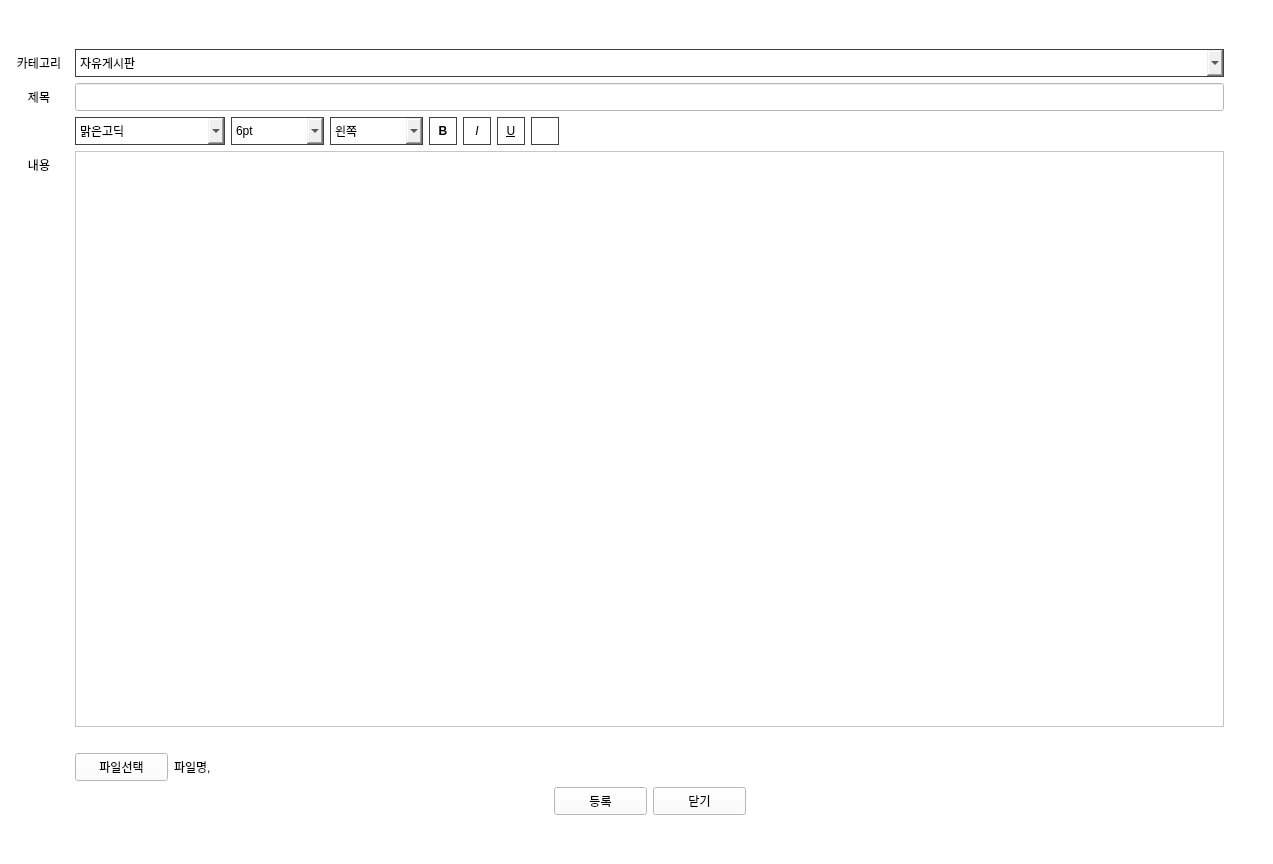
<?xml version="1.0" encoding="UTF-8"?>
<ui version="4.0">
 <class>MainWindow</class>
 <widget class="QMainWindow" name="MainWindow">
  <property name="geometry">
   <rect>
    <x>0</x>
    <y>0</y>
    <width>1273</width>
    <height>864</height>
   </rect>
  </property>
  <property name="palette">
   <palette>
    <active>
     <colorrole role="WindowText">
      <brush brushstyle="SolidPattern">
       <color alpha="255">
        <red>0</red>
        <green>0</green>
        <blue>0</blue>
       </color>
      </brush>
     </colorrole>
     <colorrole role="Button">
      <brush brushstyle="SolidPattern">
       <color alpha="255">
        <red>255</red>
        <green>255</green>
        <blue>255</blue>
       </color>
      </brush>
     </colorrole>
     <colorrole role="Light">
      <brush brushstyle="SolidPattern">
       <color alpha="255">
        <red>255</red>
        <green>255</green>
        <blue>255</blue>
       </color>
      </brush>
     </colorrole>
     <colorrole role="Midlight">
      <brush brushstyle="SolidPattern">
       <color alpha="255">
        <red>255</red>
        <green>255</green>
        <blue>255</blue>
       </color>
      </brush>
     </colorrole>
     <colorrole role="Dark">
      <brush brushstyle="SolidPattern">
       <color alpha="255">
        <red>127</red>
        <green>127</green>
        <blue>127</blue>
       </color>
      </brush>
     </colorrole>
     <colorrole role="Mid">
      <brush brushstyle="SolidPattern">
       <color alpha="255">
        <red>170</red>
        <green>170</green>
        <blue>170</blue>
       </color>
      </brush>
     </colorrole>
     <colorrole role="Text">
      <brush brushstyle="SolidPattern">
       <color alpha="255">
        <red>0</red>
        <green>0</green>
        <blue>0</blue>
       </color>
      </brush>
     </colorrole>
     <colorrole role="BrightText">
      <brush brushstyle="SolidPattern">
       <color alpha="255">
        <red>255</red>
        <green>255</green>
        <blue>255</blue>
       </color>
      </brush>
     </colorrole>
     <colorrole role="ButtonText">
      <brush brushstyle="SolidPattern">
       <color alpha="255">
        <red>0</red>
        <green>0</green>
        <blue>0</blue>
       </color>
      </brush>
     </colorrole>
     <colorrole role="Base">
      <brush brushstyle="SolidPattern">
       <color alpha="255">
        <red>255</red>
        <green>255</green>
        <blue>255</blue>
       </color>
      </brush>
     </colorrole>
     <colorrole role="Window">
      <brush brushstyle="SolidPattern">
       <color alpha="255">
        <red>255</red>
        <green>255</green>
        <blue>255</blue>
       </color>
      </brush>
     </colorrole>
     <colorrole role="Shadow">
      <brush brushstyle="SolidPattern">
       <color alpha="255">
        <red>0</red>
        <green>0</green>
        <blue>0</blue>
       </color>
      </brush>
     </colorrole>
     <colorrole role="AlternateBase">
      <brush brushstyle="SolidPattern">
       <color alpha="255">
        <red>255</red>
        <green>255</green>
        <blue>255</blue>
       </color>
      </brush>
     </colorrole>
     <colorrole role="ToolTipBase">
      <brush brushstyle="SolidPattern">
       <color alpha="255">
        <red>255</red>
        <green>255</green>
        <blue>220</blue>
       </color>
      </brush>
     </colorrole>
     <colorrole role="ToolTipText">
      <brush brushstyle="SolidPattern">
       <color alpha="255">
        <red>0</red>
        <green>0</green>
        <blue>0</blue>
       </color>
      </brush>
     </colorrole>
     <colorrole role="PlaceholderText">
      <brush brushstyle="SolidPattern">
       <color alpha="128">
        <red>0</red>
        <green>0</green>
        <blue>0</blue>
       </color>
      </brush>
     </colorrole>
    </active>
    <inactive>
     <colorrole role="WindowText">
      <brush brushstyle="SolidPattern">
       <color alpha="255">
        <red>0</red>
        <green>0</green>
        <blue>0</blue>
       </color>
      </brush>
     </colorrole>
     <colorrole role="Button">
      <brush brushstyle="SolidPattern">
       <color alpha="255">
        <red>255</red>
        <green>255</green>
        <blue>255</blue>
       </color>
      </brush>
     </colorrole>
     <colorrole role="Light">
      <brush brushstyle="SolidPattern">
       <color alpha="255">
        <red>255</red>
        <green>255</green>
        <blue>255</blue>
       </color>
      </brush>
     </colorrole>
     <colorrole role="Midlight">
      <brush brushstyle="SolidPattern">
       <color alpha="255">
        <red>255</red>
        <green>255</green>
        <blue>255</blue>
       </color>
      </brush>
     </colorrole>
     <colorrole role="Dark">
      <brush brushstyle="SolidPattern">
       <color alpha="255">
        <red>127</red>
        <green>127</green>
        <blue>127</blue>
       </color>
      </brush>
     </colorrole>
     <colorrole role="Mid">
      <brush brushstyle="SolidPattern">
       <color alpha="255">
        <red>170</red>
        <green>170</green>
        <blue>170</blue>
       </color>
      </brush>
     </colorrole>
     <colorrole role="Text">
      <brush brushstyle="SolidPattern">
       <color alpha="255">
        <red>0</red>
        <green>0</green>
        <blue>0</blue>
       </color>
      </brush>
     </colorrole>
     <colorrole role="BrightText">
      <brush brushstyle="SolidPattern">
       <color alpha="255">
        <red>255</red>
        <green>255</green>
        <blue>255</blue>
       </color>
      </brush>
     </colorrole>
     <colorrole role="ButtonText">
      <brush brushstyle="SolidPattern">
       <color alpha="255">
        <red>0</red>
        <green>0</green>
        <blue>0</blue>
       </color>
      </brush>
     </colorrole>
     <colorrole role="Base">
      <brush brushstyle="SolidPattern">
       <color alpha="255">
        <red>255</red>
        <green>255</green>
        <blue>255</blue>
       </color>
      </brush>
     </colorrole>
     <colorrole role="Window">
      <brush brushstyle="SolidPattern">
       <color alpha="255">
        <red>255</red>
        <green>255</green>
        <blue>255</blue>
       </color>
      </brush>
     </colorrole>
     <colorrole role="Shadow">
      <brush brushstyle="SolidPattern">
       <color alpha="255">
        <red>0</red>
        <green>0</green>
        <blue>0</blue>
       </color>
      </brush>
     </colorrole>
     <colorrole role="AlternateBase">
      <brush brushstyle="SolidPattern">
       <color alpha="255">
        <red>255</red>
        <green>255</green>
        <blue>255</blue>
       </color>
      </brush>
     </colorrole>
     <colorrole role="ToolTipBase">
      <brush brushstyle="SolidPattern">
       <color alpha="255">
        <red>255</red>
        <green>255</green>
        <blue>220</blue>
       </color>
      </brush>
     </colorrole>
     <colorrole role="ToolTipText">
      <brush brushstyle="SolidPattern">
       <color alpha="255">
        <red>0</red>
        <green>0</green>
        <blue>0</blue>
       </color>
      </brush>
     </colorrole>
     <colorrole role="PlaceholderText">
      <brush brushstyle="SolidPattern">
       <color alpha="128">
        <red>0</red>
        <green>0</green>
        <blue>0</blue>
       </color>
      </brush>
     </colorrole>
    </inactive>
    <disabled>
     <colorrole role="WindowText">
      <brush brushstyle="SolidPattern">
       <color alpha="255">
        <red>127</red>
        <green>127</green>
        <blue>127</blue>
       </color>
      </brush>
     </colorrole>
     <colorrole role="Button">
      <brush brushstyle="SolidPattern">
       <color alpha="255">
        <red>255</red>
        <green>255</green>
        <blue>255</blue>
       </color>
      </brush>
     </colorrole>
     <colorrole role="Light">
      <brush brushstyle="SolidPattern">
       <color alpha="255">
        <red>255</red>
        <green>255</green>
        <blue>255</blue>
       </color>
      </brush>
     </colorrole>
     <colorrole role="Midlight">
      <brush brushstyle="SolidPattern">
       <color alpha="255">
        <red>255</red>
        <green>255</green>
        <blue>255</blue>
       </color>
      </brush>
     </colorrole>
     <colorrole role="Dark">
      <brush brushstyle="SolidPattern">
       <color alpha="255">
        <red>127</red>
        <green>127</green>
        <blue>127</blue>
       </color>
      </brush>
     </colorrole>
     <colorrole role="Mid">
      <brush brushstyle="SolidPattern">
       <color alpha="255">
        <red>170</red>
        <green>170</green>
        <blue>170</blue>
       </color>
      </brush>
     </colorrole>
     <colorrole role="Text">
      <brush brushstyle="SolidPattern">
       <color alpha="255">
        <red>127</red>
        <green>127</green>
        <blue>127</blue>
       </color>
      </brush>
     </colorrole>
     <colorrole role="BrightText">
      <brush brushstyle="SolidPattern">
       <color alpha="255">
        <red>255</red>
        <green>255</green>
        <blue>255</blue>
       </color>
      </brush>
     </colorrole>
     <colorrole role="ButtonText">
      <brush brushstyle="SolidPattern">
       <color alpha="255">
        <red>127</red>
        <green>127</green>
        <blue>127</blue>
       </color>
      </brush>
     </colorrole>
     <colorrole role="Base">
      <brush brushstyle="SolidPattern">
       <color alpha="255">
        <red>255</red>
        <green>255</green>
        <blue>255</blue>
       </color>
      </brush>
     </colorrole>
     <colorrole role="Window">
      <brush brushstyle="SolidPattern">
       <color alpha="255">
        <red>255</red>
        <green>255</green>
        <blue>255</blue>
       </color>
      </brush>
     </colorrole>
     <colorrole role="Shadow">
      <brush brushstyle="SolidPattern">
       <color alpha="255">
        <red>0</red>
        <green>0</green>
        <blue>0</blue>
       </color>
      </brush>
     </colorrole>
     <colorrole role="AlternateBase">
      <brush brushstyle="SolidPattern">
       <color alpha="255">
        <red>255</red>
        <green>255</green>
        <blue>255</blue>
       </color>
      </brush>
     </colorrole>
     <colorrole role="ToolTipBase">
      <brush brushstyle="SolidPattern">
       <color alpha="255">
        <red>255</red>
        <green>255</green>
        <blue>220</blue>
       </color>
      </brush>
     </colorrole>
     <colorrole role="ToolTipText">
      <brush brushstyle="SolidPattern">
       <color alpha="255">
        <red>0</red>
        <green>0</green>
        <blue>0</blue>
       </color>
      </brush>
     </colorrole>
     <colorrole role="PlaceholderText">
      <brush brushstyle="SolidPattern">
       <color alpha="128">
        <red>0</red>
        <green>0</green>
        <blue>0</blue>
       </color>
      </brush>
     </colorrole>
    </disabled>
   </palette>
  </property>
  <property name="windowTitle">
   <string/>
  </property>
  <property name="windowIcon">
   <iconset>
    <normaloff>windowicon.jpg</normaloff>windowicon.jpg</iconset>
  </property>
  <widget class="QWidget" name="centralwidget">
   <layout class="QGridLayout" name="gridLayout">
    <item row="4" column="1">
     <widget class="QTextEdit" name="contents_te"/>
    </item>
    <item row="1" column="1">
     <widget class="QComboBox" name="category_combo">
      <property name="minimumSize">
       <size>
        <width>0</width>
        <height>28</height>
       </size>
      </property>
      <property name="maximumSize">
       <size>
        <width>16777215</width>
        <height>28</height>
       </size>
      </property>
      <property name="styleSheet">
       <string notr="true">border: 1px solid #414141;
</string>
      </property>
      <item>
       <property name="text">
        <string>자유게시판</string>
       </property>
      </item>
      <item>
       <property name="text">
        <string>공지사항</string>
       </property>
      </item>
      <item>
       <property name="text">
        <string>정보공유</string>
       </property>
      </item>
     </widget>
    </item>
    <item row="9" column="1">
     <spacer name="verticalSpacer_2">
      <property name="orientation">
       <enum>Qt::Vertical</enum>
      </property>
      <property name="sizeType">
       <enum>QSizePolicy::Fixed</enum>
      </property>
      <property name="sizeHint" stdset="0">
       <size>
        <width>20</width>
        <height>40</height>
       </size>
      </property>
     </spacer>
    </item>
    <item row="1" column="0">
     <widget class="QLabel" name="label">
      <property name="text">
       <string>&lt;html&gt;&lt;head/&gt;&lt;body&gt;&lt;p align=&quot;center&quot;&gt;카테고리&lt;/p&gt;&lt;/body&gt;&lt;/html&gt;</string>
      </property>
     </widget>
    </item>
    <item row="4" column="0" alignment="Qt::AlignTop">
     <widget class="QLabel" name="label_4">
      <property name="minimumSize">
       <size>
        <width>60</width>
        <height>28</height>
       </size>
      </property>
      <property name="maximumSize">
       <size>
        <width>60</width>
        <height>28</height>
       </size>
      </property>
      <property name="text">
       <string>&lt;html&gt;&lt;head/&gt;&lt;body&gt;&lt;p align=&quot;center&quot;&gt;내용&lt;/p&gt;&lt;/body&gt;&lt;/html&gt;</string>
      </property>
     </widget>
    </item>
    <item row="5" column="2">
     <spacer name="horizontalSpacer_3">
      <property name="orientation">
       <enum>Qt::Horizontal</enum>
      </property>
      <property name="sizeType">
       <enum>QSizePolicy::Fixed</enum>
      </property>
      <property name="sizeHint" stdset="0">
       <size>
        <width>40</width>
        <height>20</height>
       </size>
      </property>
     </spacer>
    </item>
    <item row="6" column="1">
     <layout class="QHBoxLayout" name="horizontalLayout_2">
      <item>
       <widget class="QPushButton" name="file_btn">
        <property name="minimumSize">
         <size>
          <width>93</width>
          <height>28</height>
         </size>
        </property>
        <property name="maximumSize">
         <size>
          <width>93</width>
          <height>28</height>
         </size>
        </property>
        <property name="text">
         <string>파일선택</string>
        </property>
       </widget>
      </item>
      <item>
       <widget class="QLabel" name="label_3">
        <property name="minimumSize">
         <size>
          <width>0</width>
          <height>28</height>
         </size>
        </property>
        <property name="maximumSize">
         <size>
          <width>16777215</width>
          <height>28</height>
         </size>
        </property>
        <property name="text">
         <string>파일명,</string>
        </property>
       </widget>
      </item>
     </layout>
    </item>
    <item row="7" column="1">
     <layout class="QHBoxLayout" name="horizontalLayout">
      <item>
       <spacer name="horizontalSpacer">
        <property name="orientation">
         <enum>Qt::Horizontal</enum>
        </property>
        <property name="sizeHint" stdset="0">
         <size>
          <width>40</width>
          <height>20</height>
         </size>
        </property>
       </spacer>
      </item>
      <item>
       <widget class="QPushButton" name="submitBtn">
        <property name="minimumSize">
         <size>
          <width>93</width>
          <height>28</height>
         </size>
        </property>
        <property name="maximumSize">
         <size>
          <width>93</width>
          <height>28</height>
         </size>
        </property>
        <property name="text">
         <string>등록</string>
        </property>
       </widget>
      </item>
      <item>
       <widget class="QPushButton" name="cnlBtn">
        <property name="minimumSize">
         <size>
          <width>93</width>
          <height>28</height>
         </size>
        </property>
        <property name="maximumSize">
         <size>
          <width>93</width>
          <height>28</height>
         </size>
        </property>
        <property name="text">
         <string>닫기</string>
        </property>
       </widget>
      </item>
      <item>
       <spacer name="horizontalSpacer_2">
        <property name="orientation">
         <enum>Qt::Horizontal</enum>
        </property>
        <property name="sizeHint" stdset="0">
         <size>
          <width>40</width>
          <height>20</height>
         </size>
        </property>
       </spacer>
      </item>
     </layout>
    </item>
    <item row="2" column="1">
     <widget class="QLineEdit" name="title_le">
      <property name="minimumSize">
       <size>
        <width>0</width>
        <height>28</height>
       </size>
      </property>
      <property name="maximumSize">
       <size>
        <width>16777215</width>
        <height>28</height>
       </size>
      </property>
     </widget>
    </item>
    <item row="0" column="1">
     <spacer name="verticalSpacer">
      <property name="orientation">
       <enum>Qt::Vertical</enum>
      </property>
      <property name="sizeType">
       <enum>QSizePolicy::Fixed</enum>
      </property>
      <property name="sizeHint" stdset="0">
       <size>
        <width>20</width>
        <height>40</height>
       </size>
      </property>
     </spacer>
    </item>
    <item row="2" column="0" alignment="Qt::AlignHCenter">
     <widget class="QLabel" name="label_2">
      <property name="minimumSize">
       <size>
        <width>60</width>
        <height>28</height>
       </size>
      </property>
      <property name="maximumSize">
       <size>
        <width>60</width>
        <height>28</height>
       </size>
      </property>
      <property name="text">
       <string>&lt;html&gt;&lt;head/&gt;&lt;body&gt;&lt;p align=&quot;center&quot;&gt;제목&lt;/p&gt;&lt;/body&gt;&lt;/html&gt;</string>
      </property>
     </widget>
    </item>
    <item row="3" column="1">
     <layout class="QHBoxLayout" name="horizontalLayout_3">
      <item>
       <widget class="QComboBox" name="font_combo">
        <property name="minimumSize">
         <size>
          <width>150</width>
          <height>28</height>
         </size>
        </property>
        <property name="maximumSize">
         <size>
          <width>150</width>
          <height>28</height>
         </size>
        </property>
        <property name="toolTip">
         <string>&lt;html&gt;&lt;head/&gt;&lt;body&gt;&lt;p&gt;글자크기&lt;/p&gt;&lt;/body&gt;&lt;/html&gt;</string>
        </property>
        <property name="styleSheet">
         <string notr="true">border: 1px solid #414141;
</string>
        </property>
        <item>
         <property name="text">
          <string>맑은고딕</string>
         </property>
        </item>
        <item>
         <property name="text">
          <string>돋움</string>
         </property>
        </item>
        <item>
         <property name="text">
          <string>돋움체</string>
         </property>
        </item>
        <item>
         <property name="text">
          <string>굴림</string>
         </property>
        </item>
        <item>
         <property name="text">
          <string>굴림체</string>
         </property>
        </item>
        <item>
         <property name="text">
          <string>바탕</string>
         </property>
        </item>
        <item>
         <property name="text">
          <string>바탕체</string>
         </property>
        </item>
        <item>
         <property name="text">
          <string>궁서</string>
         </property>
        </item>
        <item>
         <property name="text">
          <string>Arial</string>
         </property>
        </item>
        <item>
         <property name="text">
          <string>Tahoma</string>
         </property>
        </item>
        <item>
         <property name="text">
          <string>Times New Roman</string>
         </property>
        </item>
        <item>
         <property name="text">
          <string>Verdana</string>
         </property>
        </item>
        <item>
         <property name="text">
          <string>Comic Sans MS</string>
         </property>
        </item>
        <item>
         <property name="text">
          <string>Georgia</string>
         </property>
        </item>
       </widget>
      </item>
      <item>
       <widget class="QComboBox" name="font_size_combo">
        <property name="minimumSize">
         <size>
          <width>93</width>
          <height>28</height>
         </size>
        </property>
        <property name="maximumSize">
         <size>
          <width>93</width>
          <height>28</height>
         </size>
        </property>
        <property name="toolTip">
         <string>&lt;html&gt;&lt;head/&gt;&lt;body&gt;&lt;p&gt;글자크기&lt;/p&gt;&lt;/body&gt;&lt;/html&gt;</string>
        </property>
        <property name="styleSheet">
         <string notr="true">border: 1px solid #414141;
</string>
        </property>
        <item>
         <property name="text">
          <string>6pt</string>
         </property>
        </item>
        <item>
         <property name="text">
          <string>8pt</string>
         </property>
        </item>
        <item>
         <property name="text">
          <string>9pt</string>
         </property>
        </item>
        <item>
         <property name="text">
          <string>10pt</string>
         </property>
        </item>
        <item>
         <property name="text">
          <string>11pt</string>
         </property>
        </item>
        <item>
         <property name="text">
          <string>12pt</string>
         </property>
        </item>
        <item>
         <property name="text">
          <string>14pt</string>
         </property>
        </item>
        <item>
         <property name="text">
          <string>16pt</string>
         </property>
        </item>
        <item>
         <property name="text">
          <string>18pt</string>
         </property>
        </item>
        <item>
         <property name="text">
          <string>20pt</string>
         </property>
        </item>
        <item>
         <property name="text">
          <string>22pt</string>
         </property>
        </item>
        <item>
         <property name="text">
          <string>24pt</string>
         </property>
        </item>
        <item>
         <property name="text">
          <string>26pt</string>
         </property>
        </item>
        <item>
         <property name="text">
          <string>28pt</string>
         </property>
        </item>
        <item>
         <property name="text">
          <string>36pt</string>
         </property>
        </item>
        <item>
         <property name="text">
          <string>48pt</string>
         </property>
        </item>
        <item>
         <property name="text">
          <string>72pt</string>
         </property>
        </item>
       </widget>
      </item>
      <item>
       <widget class="QComboBox" name="align_combo">
        <property name="minimumSize">
         <size>
          <width>93</width>
          <height>28</height>
         </size>
        </property>
        <property name="maximumSize">
         <size>
          <width>93</width>
          <height>28</height>
         </size>
        </property>
        <property name="palette">
         <palette>
          <active/>
          <inactive/>
          <disabled/>
         </palette>
        </property>
        <property name="toolTip">
         <string>&lt;html&gt;&lt;head/&gt;&lt;body&gt;&lt;p&gt;정렬&lt;/p&gt;&lt;/body&gt;&lt;/html&gt;</string>
        </property>
        <property name="styleSheet">
         <string notr="true">border: 1px solid #414141;
</string>
        </property>
        <item>
         <property name="text">
          <string>왼쪽</string>
         </property>
         <property name="icon">
          <iconset>
           <normaloff>image/left.png</normaloff>image/left.png</iconset>
         </property>
        </item>
        <item>
         <property name="text">
          <string>가운데</string>
         </property>
         <property name="icon">
          <iconset>
           <normaloff>image/center.png</normaloff>image/center.png</iconset>
         </property>
        </item>
        <item>
         <property name="text">
          <string>오른쪽</string>
         </property>
         <property name="icon">
          <iconset>
           <normaloff>image/right.png</normaloff>image/right.png</iconset>
         </property>
        </item>
        <item>
         <property name="text">
          <string>양쪽맞춤</string>
         </property>
         <property name="icon">
          <iconset>
           <normaloff>image/justify.png</normaloff>image/justify.png</iconset>
         </property>
        </item>
       </widget>
      </item>
      <item>
       <widget class="QToolButton" name="bold_btn">
        <property name="minimumSize">
         <size>
          <width>28</width>
          <height>28</height>
         </size>
        </property>
        <property name="maximumSize">
         <size>
          <width>28</width>
          <height>28</height>
         </size>
        </property>
        <property name="toolTip">
         <string>&lt;html&gt;&lt;head/&gt;&lt;body&gt;&lt;p&gt;&lt;span style=&quot; font-weight:400;&quot;&gt;굵게&lt;/span&gt;&lt;/p&gt;&lt;/body&gt;&lt;/html&gt;</string>
        </property>
        <property name="styleSheet">
         <string notr="true">font-weight: bold;
border: 1px solid #414141;
</string>
        </property>
        <property name="text">
         <string>B</string>
        </property>
       </widget>
      </item>
      <item>
       <widget class="QToolButton" name="italic_btn">
        <property name="minimumSize">
         <size>
          <width>28</width>
          <height>28</height>
         </size>
        </property>
        <property name="maximumSize">
         <size>
          <width>28</width>
          <height>28</height>
         </size>
        </property>
        <property name="toolTip">
         <string>&lt;html&gt;&lt;head/&gt;&lt;body&gt;&lt;p&gt;&lt;span style=&quot; font-style:normal;&quot;&gt;기울임꼴&lt;/span&gt;&lt;/p&gt;&lt;/body&gt;&lt;/html&gt;</string>
        </property>
        <property name="styleSheet">
         <string notr="true">font-style:oblique;
border: none;
border: 1px solid #414141;
</string>
        </property>
        <property name="text">
         <string>I</string>
        </property>
       </widget>
      </item>
      <item>
       <widget class="QToolButton" name="underline_btn">
        <property name="minimumSize">
         <size>
          <width>28</width>
          <height>28</height>
         </size>
        </property>
        <property name="maximumSize">
         <size>
          <width>28</width>
          <height>28</height>
         </size>
        </property>
        <property name="toolTip">
         <string>&lt;html&gt;&lt;head/&gt;&lt;body&gt;&lt;p&gt;밑줄&lt;/p&gt;&lt;/body&gt;&lt;/html&gt;</string>
        </property>
        <property name="styleSheet">
         <string notr="true">text-decoration: underline;
border: none;
border: 1px solid #414141;
</string>
        </property>
        <property name="text">
         <string>U</string>
        </property>
       </widget>
      </item>
      <item>
       <widget class="QToolButton" name="image_btn">
        <property name="minimumSize">
         <size>
          <width>28</width>
          <height>28</height>
         </size>
        </property>
        <property name="maximumSize">
         <size>
          <width>28</width>
          <height>28</height>
         </size>
        </property>
        <property name="toolTip">
         <string>&lt;html&gt;&lt;head/&gt;&lt;body&gt;&lt;p&gt;이미지 첨부&lt;/p&gt;&lt;/body&gt;&lt;/html&gt;</string>
        </property>
        <property name="styleSheet">
         <string notr="true">text-decoration: underline;
border: none;
border: 1px solid #414141;
</string>
        </property>
        <property name="text">
         <string/>
        </property>
        <property name="icon">
         <iconset>
          <normaloff>image/image.png</normaloff>image/image.png</iconset>
        </property>
       </widget>
      </item>
      <item>
       <spacer name="horizontalSpacer_4">
        <property name="orientation">
         <enum>Qt::Horizontal</enum>
        </property>
        <property name="sizeHint" stdset="0">
         <size>
          <width>40</width>
          <height>20</height>
         </size>
        </property>
       </spacer>
      </item>
     </layout>
    </item>
   </layout>
  </widget>
 </widget>
 <resources/>
 <connections/>
</ui>
